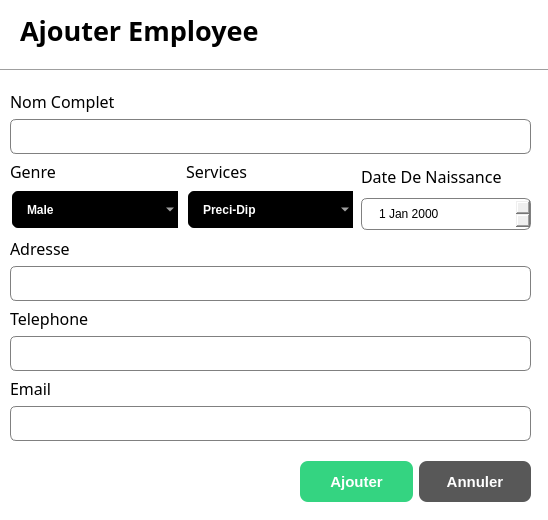
<?xml version="1.0" encoding="UTF-8"?>
<ui version="4.0">
 <class>EmployesDialog</class>
 <widget class="QDialog" name="EmployesDialog">
  <property name="geometry">
   <rect>
    <x>0</x>
    <y>0</y>
    <width>548</width>
    <height>520</height>
   </rect>
  </property>
  <property name="windowTitle">
   <string>Dialog</string>
  </property>
  <property name="styleSheet">
   <string notr="true">QDialog{
 
	background-color:white;
}

QLineEdit{
  border: 1px solid gray;
  border-radius: 6px;
  padding-left: 15px;
  height: 35px;
}

QDateEdit{
   border: 1px solid gray;
  border-radius: 6px;
  padding-left: 15px;
  height: 30px;
  
}
QComboBox{
     border: 2px solid white;
     border-radius: 8px;
     padding :1px  18px  1px  3px ;
     background-color:black;
	 color: rgb(255, 255, 255);
     height: 35px;
     padding-left: 15px;
     font-weight:bold;
     selection-background-color: #2980B9;
}</string>
  </property>
  <widget class="Line" name="line">
   <property name="geometry">
    <rect>
     <x>0</x>
     <y>60</y>
     <width>551</width>
     <height>20</height>
    </rect>
   </property>
   <property name="orientation">
    <enum>Qt::Orientation::Horizontal</enum>
   </property>
  </widget>
  <widget class="QLabel" name="label">
   <property name="geometry">
    <rect>
     <x>20</x>
     <y>10</y>
     <width>241</width>
     <height>41</height>
    </rect>
   </property>
   <property name="font">
    <font>
     <family>Century Gothic</family>
     <pointsize>20</pointsize>
     <bold>true</bold>
    </font>
   </property>
   <property name="text">
    <string>Ajouter Employee</string>
   </property>
  </widget>
  <widget class="QWidget" name="layoutWidget">
   <property name="geometry">
    <rect>
     <x>10</x>
     <y>90</y>
     <width>521</width>
     <height>351</height>
    </rect>
   </property>
   <layout class="QVBoxLayout" name="verticalLayout_8">
    <item>
     <layout class="QVBoxLayout" name="verticalLayout">
      <item>
       <widget class="QLabel" name="label_2">
        <property name="font">
         <font>
          <family>Century Gothic</family>
          <pointsize>12</pointsize>
         </font>
        </property>
        <property name="text">
         <string>Nom Complet </string>
        </property>
       </widget>
      </item>
      <item>
       <widget class="QLineEdit" name="name_lineEdit">
        <property name="minimumSize">
         <size>
          <width>0</width>
          <height>35</height>
         </size>
        </property>
        <property name="maximumSize">
         <size>
          <width>16777215</width>
          <height>35</height>
         </size>
        </property>
        <property name="sizeIncrement">
         <size>
          <width>0</width>
          <height>0</height>
         </size>
        </property>
       </widget>
      </item>
     </layout>
    </item>
    <item>
     <layout class="QHBoxLayout" name="horizontalLayout">
      <item>
       <layout class="QVBoxLayout" name="verticalLayout_5">
        <item>
         <widget class="QLabel" name="label_6">
          <property name="font">
           <font>
            <family>Century Gothic</family>
            <pointsize>12</pointsize>
           </font>
          </property>
          <property name="text">
           <string>Genre</string>
          </property>
         </widget>
        </item>
        <item>
         <widget class="QComboBox" name="gender_comboBox">
          <item>
           <property name="text">
            <string>Male</string>
           </property>
          </item>
          <item>
           <property name="text">
            <string>Female</string>
           </property>
          </item>
         </widget>
        </item>
       </layout>
      </item>
      <item>
       <layout class="QVBoxLayout" name="verticalLayout_6">
        <item>
         <widget class="QLabel" name="label_7">
          <property name="font">
           <font>
            <family>Century Gothic</family>
            <pointsize>12</pointsize>
           </font>
          </property>
          <property name="text">
           <string>Services </string>
          </property>
         </widget>
        </item>
        <item>
         <widget class="QComboBox" name="services_comboBox">
          <item>
           <property name="text">
            <string>Preci-Dip</string>
           </property>
          </item>
          <item>
           <property name="text">
            <string>Cellduc</string>
           </property>
          </item>
          <item>
           <property name="text">
            <string>CMS</string>
           </property>
          </item>
          <item>
           <property name="text">
            <string>4Energy</string>
           </property>
          </item>
          <item>
           <property name="text">
            <string>Qualite</string>
           </property>
          </item>
          <item>
           <property name="text">
            <string>CMS</string>
           </property>
          </item>
          <item>
           <property name="text">
            <string/>
           </property>
          </item>
         </widget>
        </item>
       </layout>
      </item>
      <item>
       <layout class="QVBoxLayout" name="verticalLayout_7">
        <item>
         <widget class="QLabel" name="label_8">
          <property name="font">
           <font>
            <family>Century Gothic</family>
            <pointsize>12</pointsize>
           </font>
          </property>
          <property name="text">
           <string>Date De Naissance</string>
          </property>
         </widget>
        </item>
        <item>
         <widget class="QDateEdit" name="dob_dateEdit"/>
        </item>
       </layout>
      </item>
     </layout>
    </item>
    <item>
     <layout class="QVBoxLayout" name="verticalLayout_2">
      <item>
       <widget class="QLabel" name="label_3">
        <property name="font">
         <font>
          <family>Century Gothic</family>
          <pointsize>12</pointsize>
         </font>
        </property>
        <property name="text">
         <string>Adresse</string>
        </property>
       </widget>
      </item>
      <item>
       <widget class="QLineEdit" name="adresse_lineEdit">
        <property name="minimumSize">
         <size>
          <width>0</width>
          <height>35</height>
         </size>
        </property>
        <property name="maximumSize">
         <size>
          <width>16777215</width>
          <height>35</height>
         </size>
        </property>
        <property name="sizeIncrement">
         <size>
          <width>0</width>
          <height>0</height>
         </size>
        </property>
       </widget>
      </item>
     </layout>
    </item>
    <item>
     <layout class="QVBoxLayout" name="verticalLayout_3">
      <item>
       <widget class="QLabel" name="label_4">
        <property name="font">
         <font>
          <family>Century Gothic</family>
          <pointsize>12</pointsize>
         </font>
        </property>
        <property name="text">
         <string>Telephone</string>
        </property>
       </widget>
      </item>
      <item>
       <widget class="QLineEdit" name="phone_lineEdit">
        <property name="minimumSize">
         <size>
          <width>0</width>
          <height>35</height>
         </size>
        </property>
        <property name="maximumSize">
         <size>
          <width>16777215</width>
          <height>35</height>
         </size>
        </property>
        <property name="sizeIncrement">
         <size>
          <width>0</width>
          <height>0</height>
         </size>
        </property>
       </widget>
      </item>
     </layout>
    </item>
    <item>
     <layout class="QVBoxLayout" name="verticalLayout_4">
      <item>
       <widget class="QLabel" name="label_5">
        <property name="font">
         <font>
          <family>Century Gothic</family>
          <pointsize>12</pointsize>
         </font>
        </property>
        <property name="text">
         <string>Email</string>
        </property>
       </widget>
      </item>
      <item>
       <widget class="QLineEdit" name="email_lineEdit">
        <property name="minimumSize">
         <size>
          <width>0</width>
          <height>35</height>
         </size>
        </property>
        <property name="maximumSize">
         <size>
          <width>16777215</width>
          <height>35</height>
         </size>
        </property>
        <property name="sizeIncrement">
         <size>
          <width>0</width>
          <height>0</height>
         </size>
        </property>
       </widget>
      </item>
     </layout>
    </item>
   </layout>
  </widget>
  <widget class="QWidget" name="layoutWidget">
   <property name="geometry">
    <rect>
     <x>300</x>
     <y>460</y>
     <width>231</width>
     <height>43</height>
    </rect>
   </property>
   <layout class="QHBoxLayout" name="horizontalLayout_2">
    <item>
     <widget class="QPushButton" name="saveemployee_btn">
      <property name="minimumSize">
       <size>
        <width>0</width>
        <height>41</height>
       </size>
      </property>
      <property name="styleSheet">
       <string notr="true">QPushButton{
  background-color:#34D481;
color:white;
border: none;
border-radius:8px;
font-weight:bold;
font-size:15px;

}</string>
      </property>
      <property name="text">
       <string>Ajouter</string>
      </property>
     </widget>
    </item>
    <item>
     <widget class="QPushButton" name="cancle_btn">
      <property name="minimumSize">
       <size>
        <width>0</width>
        <height>41</height>
       </size>
      </property>
      <property name="styleSheet">
       <string notr="true">QPushButton{
  background-color:#585858;
color:white;
border: none;
border-radius:8px;
font-weight:bold;
font-size:15px;

}</string>
      </property>
      <property name="text">
       <string>Annuler</string>
      </property>
     </widget>
    </item>
   </layout>
  </widget>
 </widget>
 <resources/>
 <connections/>
</ui>
